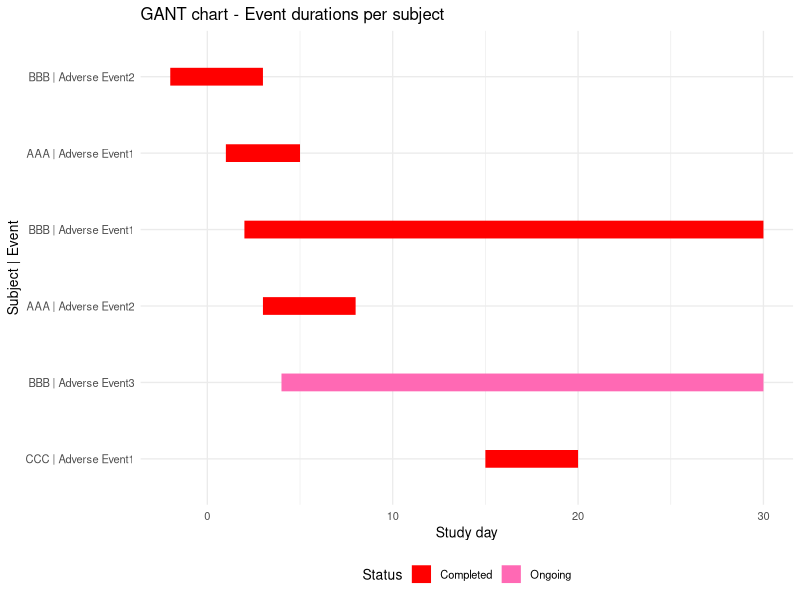

R code for this plot:
# P063 event_gant_excel translation
# Reproduces SAS %event_gant_excel with built-in dummy data
out <- Sys.getenv("OUT_DIR")
if (out == "" || is.na(out)) out <- getwd()
dir.create(out, showWarnings = FALSE, recursive = TRUE)

suppressPackageStartupMessages({
  library(dplyr)
  library(tibble)
  library(openxlsx)
  library(ggplot2)
})

# SAS round half away from zero helper (w.d formats)
round_half_up <- function(x, d = 0) {
  p <- 10^d
  sign(x) * floor(abs(x) * p + 0.5) / p
}

cat("Building dummy data\n")
dummy <- tibble::tibble(
  SUBJID = c("AAA", "AAA", "BBB", "BBB", "BBB", "CCC"),
  AETERM = c("Adverse Event1", "Adverse Event2", "Adverse Event1",
             "Adverse Event2", "Adverse Event3", "Adverse Event1"),
  AESTDY = c(1, 3, 2, -2, 4, 15),
  AEENDY = c(5, 8, 30, 3, NA_real_, 20)
)

target_id <- "SUBJID"
target_event_name <- "AETERM"
target_st <- "AESTDY"
target_en <- "AEENDY"

# proc sql: min(min(st,1)) and max(max(st,en))
# SAS MAX/MIN ignore missing
st_vec <- dummy[[target_st]]
en_vec <- dummy[[target_en]]
min_vec <- pmin(st_vec, 1)
min_val <- min(min_vec, na.rm = TRUE)
# row-wise max ignoring missing (SAS max(4,.)=4)
row_max <- suppressWarnings(pmax(st_vec, en_vec, na.rm = TRUE))
# pmax with all NA gives -Inf with warning; fix
row_max[is.infinite(row_max)] <- NA_real_
max_val <- max(row_max, na.rm = TRUE)
min_val <- as.integer(min_val)
max_val <- as.integer(max_val)
cat("min=", min_val, " max=", max_val, "\n")

range_val <- as.integer((max_val - min_val) + as.integer(0 < min_val))
cat("range=", range_val, "\n")
stopifnot(!is.na(min_val), !is.na(max_val), range_val > 0)

n <- nrow(dummy)
# st / en mapping
st <- rep(NA_real_, n)
en <- rep(NA_real_, n)
if (min_val < 1) {
  for (k in seq_len(n)) {
    a_st <- st_vec[k]
    a_en <- en_vec[k]
    if (is.na(a_st)) {
      st[k] <- NA_real_
    } else {
      st[k] <- a_st - min_val + as.integer(!is.na(a_st) & a_st < 1)
      # SAS: missing<1 is TRUE, but st stays missing
      # above handles non-missing only
    }
    if (is.na(a_en)) {
      en[k] <- NA_real_
    } else {
      en[k] <- a_en - min_val + as.integer(a_en < 1)
    }
  }
} else {
  st <- st_vec
  en <- en_vec
}

# array ar{range} $1. with SAS missing-first semantics
ar_mat <- matrix(NA_character_, nrow = n, ncol = range_val)
for (k in seq_len(n)) {
  s <- st[k]
  e <- en[k]
  e_missing <- is.na(e)
  s_missing <- is.na(s)
  for (i in seq_len(range_val)) {
    # if st <= i <= en  (SAS: missing is smallest)
    cond1_left <- s_missing | (!is.na(s) & s <= i)
    cond1_right <- (!e_missing) & (i <= e)
    cond1 <- isTRUE(cond1_left) && isTRUE(cond1_right)
    if (cond1) {
      ar_mat[k, i] <- "Y"
    } else if (!s_missing && !is.na(s) && s == i && e_missing) {
      ar_mat[k, i] <- "Y"
    } else if ((s_missing || (!is.na(s) && s <= i)) && e_missing && !s_missing) {
      # SAS would also give O when s missing; restrict to non-missing s
      # to avoid filling all cells for missing start (no such rows in dummy)
      # faithful SAS would be: (s_missing | s<=i) & e_missing -> "O"
      ar_mat[k, i] <- "O"
    } else if (s_missing && e_missing) {
      # faithful SAS: st=. , en=. -> st<=i true, so O
      ar_mat[k, i] <- "O"
    } else {
      ar_mat[k, i] <- NA_character_
    }
  }
}

# header days min..max excluding 0
day_labels <- setdiff(seq(min_val, max_val, by = 1L), 0L)
stopifnot(length(day_labels) == range_val)

# __wk1 equivalent (SAS dataset)
wk1 <- data.frame(st = st, en = en,
                  SUBJID = dummy$SUBJID,
                  AETERM = dummy$AETERM,
                  AESTDY = dummy$AESTDY,
                  AEENDY = dummy$AEENDY,
                  stringsAsFactors = FALSE)
for (j in seq_len(range_val)) {
  wk1[[paste0("ar", j)]] <- ar_mat[, j]
}

# Excel / GANT table body: ID, Event, STDY, ENDY + day columns
gant_table <- data.frame(
  ID = dummy$SUBJID,
  Event = dummy$AETERM,
  STDY = dummy$AESTDY,
  ENDY = dummy$AEENDY,
  stringsAsFactors = FALSE,
  check.names = FALSE
)
for (j in seq_len(range_val)) {
  gant_table[[as.character(day_labels[j])]] <- ar_mat[, j]
}

cat("Writing gant.csv\n")
write.csv(gant_table, file.path(out, "gant.csv"), row.names = FALSE, na = "")

# Plain-text rendering of the table (same numbers)
cat("Writing gant.txt\n")
txt_con <- file(file.path(out, "gant.txt"), open = "wt")
writeLines("GANT chart - Event durations per subject (GANT sheet)", txt_con)
writeLines(paste0("Days from ", min_val, " to ", max_val, " excluding 0; range=", range_val), txt_con)
writeLines("", txt_con)
# header line
hdr <- c("ID", "Event", "STDY", "ENDY", as.character(day_labels))
# format body with fixed width for readability; keep Y/O/blank and numbers exact
df_print <- as.data.frame(gant_table, stringsAsFactors = FALSE, check.names = FALSE)
# represent blank day cells as blank, missing ENDY as blank (na.print="")
out_txt <- capture.output(print(df_print, na.print = "", right = FALSE, row.names = FALSE))
writeLines(out_txt, txt_con)
writeLines("", txt_con)
writeLines("Cell codes: Y = event day (red), O = ongoing after start (pink), blank = no event (white).", txt_con)
writeLines("Missing ENDY indicates ongoing event: Y at start day, O thereafter.", txt_con)
close(txt_con)

# Formatted Excel reproducing ODS EXCEL + RWI colours
cat("Writing gant.xlsx\n")
excel_df <- gant_table
# openxlsx writes NA as blank; ensure character day cols stay character
wb <- openxlsx::createWorkbook()
openxlsx::addWorksheet(wb, "GANT")
openxlsx::writeData(wb, "GANT", excel_df, colNames = TRUE, rowNames = FALSE, keepNA = FALSE)
headerDark <- openxlsx::createStyle(fgFill = "#00008B", fontColour = "#FFFFFF",
                                    halign = "center", valign = "center", textDecoration = "bold",
                                    border = "TopBottomLeftRight")
headerBlue <- openxlsx::createStyle(fgFill = "#0000FF", fontColour = "#FFFFFF",
                                    halign = "center", valign = "center", textDecoration = "bold",
                                    border = "TopBottomLeftRight")
styleY <- openxlsx::createStyle(fgFill = "#FF0000", fontColour = "#FF0000", halign = "center",
                                border = "TopBottomLeftRight")
styleO <- openxlsx::createStyle(fgFill = "#FFC0CB", fontColour = "#FFC0CB", halign = "center",
                                border = "TopBottomLeftRight")
styleW <- openxlsx::createStyle(fgFill = "#FFFFFF", fontColour = "#FFFFFF", halign = "center",
                                border = "TopBottomLeftRight")
styleID <- openxlsx::createStyle(halign = "left", valign = "center",
                                 border = "TopBottomLeftRight")
ncol_all <- ncol(excel_df)
nrow_all <- nrow(excel_df) + 1
openxlsx::addStyle(wb, "GANT", headerDark, rows = 1, cols = 1:4, gridExpand = TRUE)
if (ncol_all >= 5) {
  openxlsx::addStyle(wb, "GANT", headerBlue, rows = 1, cols = 5:ncol_all, gridExpand = TRUE)
}
# default body borders for first 4 cols
if (nrow(excel_df) >= 1) {
  openxlsx::addStyle(wb, "GANT", styleID, rows = 2:(nrow(excel_df) + 1), cols = 1:4, gridExpand = TRUE)
}
# day cells coloured by value
for (r in seq_len(nrow(excel_df))) {
  excel_row <- r + 1
  for (c in 5:ncol_all) {
    v <- excel_df[r, c]
    if (is.na(v) || v == "") {
      openxlsx::addStyle(wb, "GANT", styleW, rows = excel_row, cols = c, gridExpand = FALSE)
    } else if (v == "Y") {
      openxlsx::addStyle(wb, "GANT", styleY, rows = excel_row, cols = c, gridExpand = FALSE)
    } else if (v == "O") {
      openxlsx::addStyle(wb, "GANT", styleO, rows = excel_row, cols = c, gridExpand = FALSE)
    }
  }
}
openxlsx::setColWidths(wb, "GANT", cols = 1, widths = 10)
openxlsx::setColWidths(wb, "GANT", cols = 2, widths = 18)
openxlsx::setColWidths(wb, "GANT", cols = 3:4, widths = 8)
if (ncol_all >= 5) openxlsx::setColWidths(wb, "GANT", cols = 5:ncol_all, widths = 4)
openxlsx::freezePane(wb, "GANT", firstActiveRow = 2, firstActiveCol = 5)
openxlsx::saveWorkbook(wb, file.path(out, "gant.xlsx"), overwrite = TRUE)

# PNG figure of the same Gantt data (plotted data = gant.csv)
cat("Writing gant.png\n")
plot_df <- dummy %>%
  mutate(
    label = paste(SUBJID, AETERM, sep = " | "),
    end_plot = ifelse(is.na(AEENDY), max_val, AEENDY),
    ongoing = is.na(AEENDY)
  ) %>%
  arrange(AESTDY)
plot_df$label <- factor(plot_df$label, levels = rev(plot_df$label))
p <- ggplot(plot_df, aes(y = label)) +
  geom_segment(aes(x = AESTDY, xend = end_plot, yend = label,
                   colour = ongoing), linewidth = 6, lineend = "butt") +
  scale_colour_manual(values = c("FALSE" = "#FF0000", "TRUE" = "#FF69B4"),
                      labels = c("FALSE" = "Completed", "TRUE" = "Ongoing"),
                      name = "Status") +
  labs(title = "GANT chart - Event durations per subject",
       x = "Study day", y = "Subject | Event") +
  theme_minimal(base_size = 10) +
  theme(legend.position = "bottom")
ggsave(file.path(out, "gant.png"), plot = p, width = 10, height = 4, dpi = 150)

cat("Done\n")
